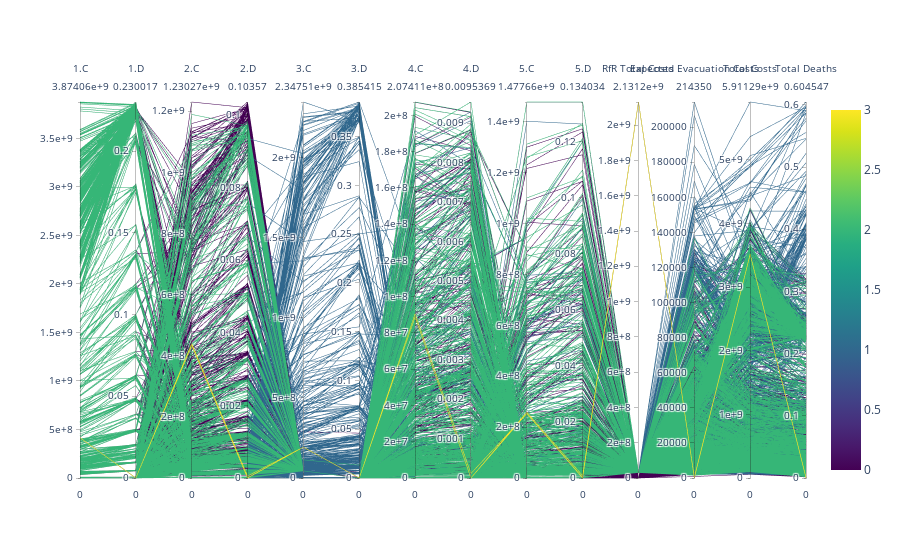

The cell this chart's notebook holds for it:
### Code cell
import plotly.express as px
import plotly.graph_objects as go
fig = go.Figure(data=
    go.Parcoords(line = dict(color = data['policy'], showscale=True),
                   dimensions= dimensionlist
                             ))
fig.show()

### Figure 1 — Plotly figure (JSON) as saved in the notebook; plotly's stock layout.template omitted (floating-point values rounded to 4 significant figures; data arrays with more than 128 entries replaced by an {"elided": "..."} marker saying what was removed)
{"data": [{"dimensions": [{"label": "1.C", "range": [0, 3874000000.0], "tickformat": "~g", "values": {"elided": "4000 float values"}}, {"label": "1.D", "range": [0, 0.23], "tickformat": "~g", "values": {"elided": "4000 float values"}}, {"label": "2.C", "range": [0, 1230000000.0], "tickformat": "~g", "values": {"elided": "4000 float values"}}, {"label": "2.D", "range": [0, 0.1036], "tickformat": "~g", "values": {"elided": "4000 float values"}}, {"label": "3.C", "range": [0, 2348000000.0], "tickformat": "~g", "values": {"elided": "4000 float values"}}, {"label": "3.D", "range": [0, 0.3854], "tickformat": "~g", "values": {"elided": "4000 float values"}}, {"label": "4.C", "range": [0, 207400000.0], "tickformat": "~g", "values": {"elided": "4000 float values"}}, {"label": "4.D", "range": [0, 0.009537], "tickformat": "~g", "values": {"elided": "4000 float values"}}, {"label": "5.C", "range": [0, 1478000000.0], "tickformat": "~g", "values": {"elided": "4000 float values"}}, {"label": "5.D", "range": [0, 0.134], "tickformat": "~g", "values": {"elided": "4000 float values"}}, {"label": "RfR Total Costs", "range": [0, 2131200000], "tickformat": "~g", "values": {"elided": "4000 int values"}}, {"label": "Expected Evacuation Costs", "range": [0, 214400.0], "tickformat": "~g", "values": {"elided": "4000 float values"}}, {"label": "Total Costs", "range": [0, 5911000000.0], "tickformat": "~g", "values": {"elided": "4000 float values"}}, {"label": "Total Deaths", "range": [0, 0.6045], "tickformat": "~g", "values": {"elided": "4000 float values"}}], "line": {"color": {"elided": "4000 int values"}, "showscale": true}, "type": "parcoords"}], "layout": {}}
